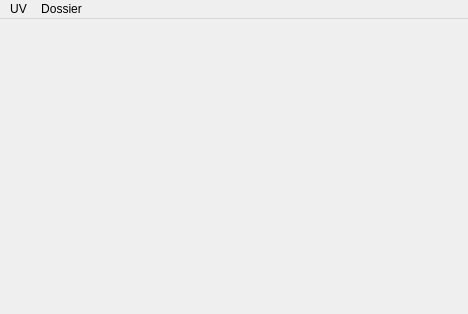
<?xml version="1.0" encoding="UTF-8"?>
<ui version="4.0">
 <class>gui</class>
 <widget class="QMainWindow" name="gui">
  <property name="geometry">
   <rect>
    <x>0</x>
    <y>0</y>
    <width>468</width>
    <height>314</height>
   </rect>
  </property>
  <property name="windowTitle">
   <string>MainWindow</string>
  </property>
  <widget class="QWidget" name="centralwidget"/>
  <widget class="QMenuBar" name="menubar">
   <property name="geometry">
    <rect>
     <x>0</x>
     <y>0</y>
     <width>468</width>
     <height>27</height>
    </rect>
   </property>
   <widget class="QMenu" name="menuUV">
    <property name="title">
     <string>UV</string>
    </property>
    <widget class="QMenu" name="menuImporter">
     <property name="title">
      <string>Importer</string>
     </property>
     <addaction name="actionTexte"/>
    </widget>
    <addaction name="actionAjouter"/>
    <addaction name="actionModifier"/>
    <addaction name="menuImporter"/>
   </widget>
   <widget class="QMenu" name="menuDossier">
    <property name="title">
     <string>Dossier</string>
    </property>
    <addaction name="actionNouveau"/>
    <addaction name="actionOuvrir"/>
    <addaction name="actionEnregistrer"/>
    <addaction name="actionEnregistrer_Sous"/>
   </widget>
   <addaction name="menuUV"/>
   <addaction name="menuDossier"/>
  </widget>
  <action name="actionAjouter">
   <property name="text">
    <string>Ajouter</string>
   </property>
  </action>
  <action name="actionModifier">
   <property name="text">
    <string>Modifier</string>
   </property>
  </action>
  <action name="actionTexte">
   <property name="text">
    <string>Texte</string>
   </property>
  </action>
  <action name="actionNouveau">
   <property name="text">
    <string>Nouveau</string>
   </property>
  </action>
  <action name="actionOuvrir">
   <property name="text">
    <string>Ouvrir</string>
   </property>
  </action>
  <action name="actionEnregistrer">
   <property name="text">
    <string>Enregistrer</string>
   </property>
  </action>
  <action name="actionEnregistrer_Sous">
   <property name="text">
    <string>Enregistrer Sous</string>
   </property>
  </action>
 </widget>
 <resources/>
 <connections/>
</ui>
